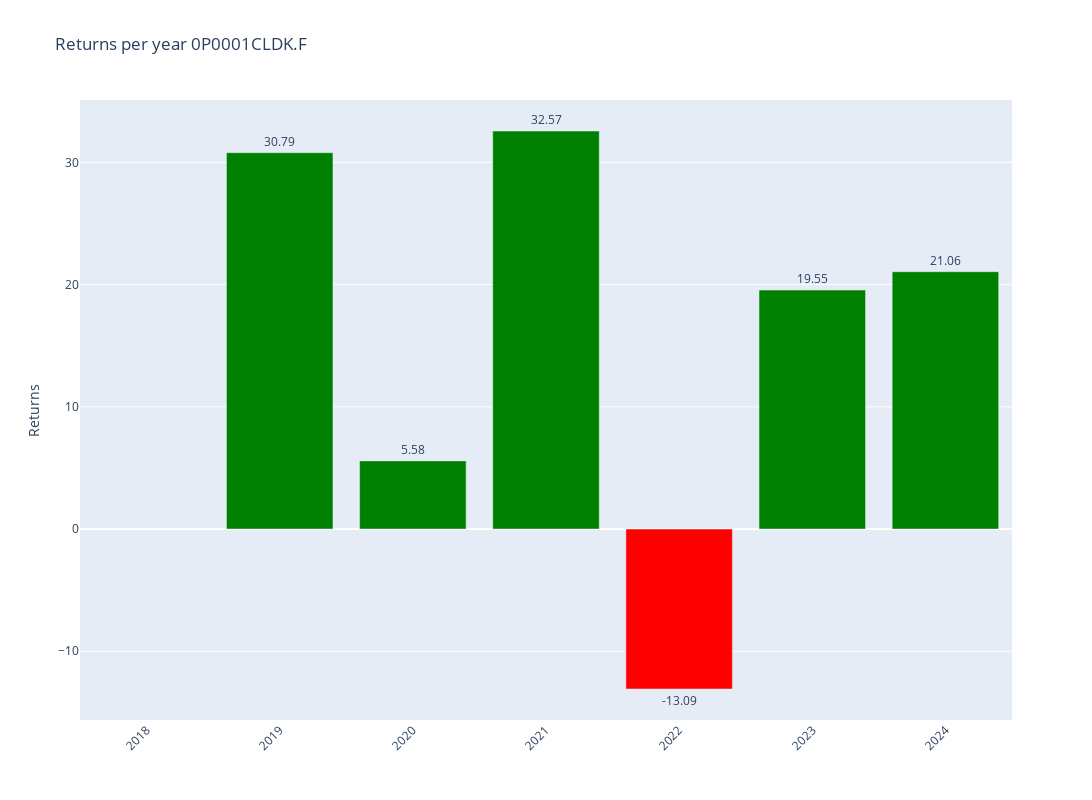

Notebook source saved alongside this figure:
### Code cell
# Plotly
fig = make_subplots()

# Add colors
colors = ['green' if x >= 0 else 'red' for x in annual_data['Return']]

# Graph (1,1)
fig.add_trace(go.Bar(y=annual_data['Return'],x=annual_data['Return'].index,text=round(annual_data['Return'],2),textposition='outside',marker_color=colors,hoverinfo='skip'),row=1,col=1)

# Update xaxis properties
fig.update_yaxes(title_text="Returns", row=1, col=1)

fig.update_layout(xaxis=dict(tickvals=annual_data.index,tickangle=-45),height=800, width=1300,title=f"Returns per year {ticker}")

fig.show()

### Figure 1 — Plotly figure (JSON) as saved in the notebook; plotly's stock layout.template omitted (floating-point values rounded to 4 significant figures)
{"data": [{"hoverinfo": "skip", "marker": {"color": ["red", "green", "green", "green", "red", "green", "green"]}, "text": [null, 30.79, 5.58, 32.57, -13.09, 19.55, 21.06], "textposition": "outside", "type": "bar", "x": [2018, 2019, 2020, 2021, 2022, 2023, 2024], "xaxis": "x", "y": [null, 30.79, 5.577, 32.57, -13.09, 19.55, 21.06], "yaxis": "y"}], "layout": {"height": 800, "title": {"text": "Returns per year 0P0001CLDK.F"}, "width": 1300, "xaxis": {"anchor": "y", "domain": [0, 1], "tickangle": -45, "tickvals": [2018, 2019, 2020, 2021, 2022, 2023, 2024]}, "yaxis": {"anchor": "x", "domain": [0, 1], "title": {"text": "Returns"}}}}
